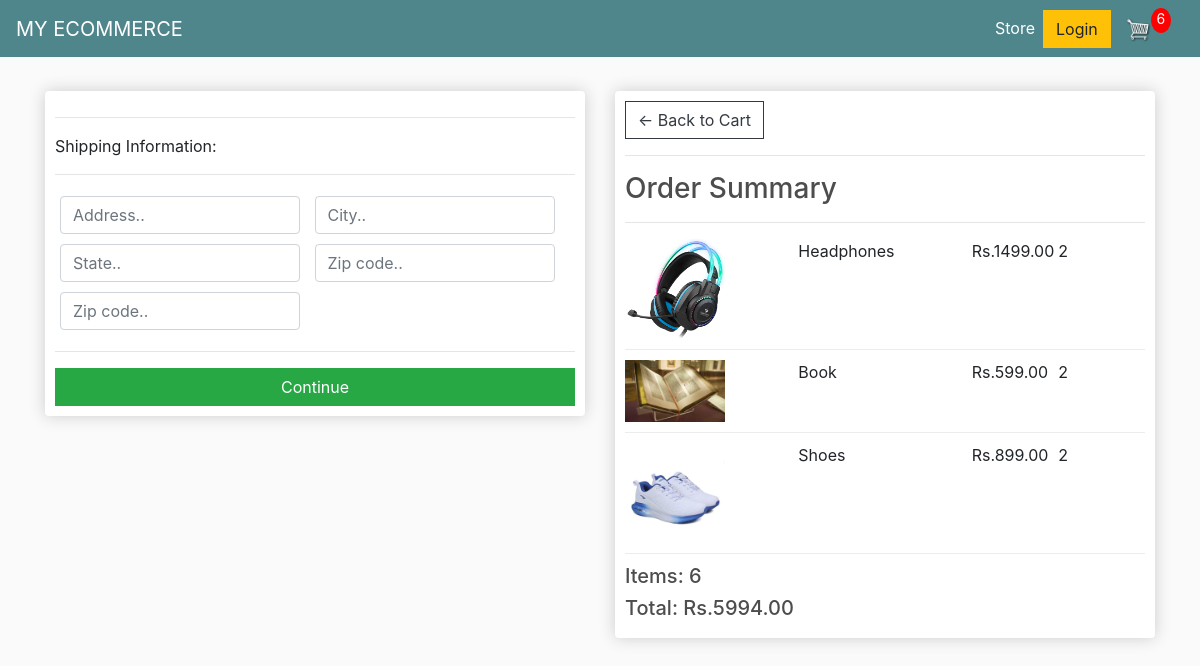
The app's page /checkout/ (signed in) with its own data.
### store/models.py (models this page shows, shortened)
class OrderItem(models.Model):
    product = models.ForeignKey(Product, on_delete=models.CASCADE, null=True)
    order = models.ForeignKey(Order, on_delete=models.SET_NULL, blank=True, null=True)
    quantity = models.IntegerField(default=0, null=True, blank=False)
    date_added = models.DateTimeField(auto_now_add=True)
    @property
    def get_total(self):
        total = self.product.price * self.quantity
        return total

class Product(models.Model):
    name = models.CharField(max_length=200, null=True)
    price = models.DecimalField(max_digits=7, decimal_places=2)
    digital = models.BooleanField(default=False, null=True, blank=False)
    image = models.ImageField(null=True, blank=False)
    @property
    def imageURL(self):
        try:
            url = self.image.url
        except:
            url = ''
        return url

class Order(models.Model):
    customer = models.ForeignKey(Customer, on_delete=models.SET_NULL, blank=True, null=True)
    date_orderd = models.DateTimeField(auto_now_add=True)
    complete = models.BooleanField(default=False, null=True, blank=False)
    transaction_id = models.CharField(max_length=200, null=True)
    @property
    def shipping(self):
        shipping = False
        orderitems = self.orderitem_set.all()
        for i in orderitems:
            if i.product.digital == False:
                shipping = True
        return shipping
    @property
    def get_cart_total(self):
        orderitems = self.orderitem_set.all()
        total = sum([item.get_total for item in orderitems])
        return total
    @property
    def get_cart_items(self):
        orderitems = self.orderitem_set.all()
        total = sum([item.quantity for item in orderitems])
        return total

### store/views.py (the view)
# urls.py: path('checkout/', views.checkout, name="checkout"),
def checkout(request):
	if request.user.is_authenticated:
		customer = request.user.customer
		order, created = Order.objects.get_or_create(customer=customer, complete=False)
		items = order.orderitem_set.all()
		cartItems = order.get_cart_items
	else:
		cookieData = cookieCart(request)
		cartItems = cookieData['cartItems']
		order = cookieData['order']
		items = cookieData['items']
	context = {'items':items, 'order':order, 'cartItems':cartItems}
	return render(request, 'store/checkout.html', context)

### store/templates/store/checkout.html (shortened to what this page needs)
{% extends 'store/main.html' %}
{% load static %}
{% block content %}
     <div class="row">
		<div class="col-lg-6">
			<div class="box-element" id="form-wrapper">
				<form id="form">
					<div id="shipping-info">
						<hr>
						<p>Shipping Information:</p>
						<hr>
						<div class="form-field">
							<input class="form-control" type="text" name="address" placeholder="Address..">
						</div>
						<div class="form-field">
							<input class="form-control" type="text" name="city" placeholder="City..">
						</div>
						<div class="form-field">
							<input class="form-control" type="text" name="state" placeholder="State..">
						</div>
						<div class="form-field">
							<input class="form-control" type="text" name="zipcode" placeholder="Zip code..">
						</div>
						<div class="form-field">
							<input class="form-control" type="text" name="country" placeholder="Zip code..">
						</div>
					</div>
					<hr>
					<input id="form-button" class="btn btn-success btn-block" type="submit" value="Continue">
				</form>
			</div>
			<br>
		</div>
		<div class="col-lg-6">
			<div class="box-element">
				<a  class="btn btn-outline-dark" href="{% url 'cart' %}">&#x2190; Back to Cart</a>
				<hr>
				<h3>Order Summary</h3>
				<hr>
				{% for item in items %}
				<div class="cart-row">
					<div style="flex:2"><img class="row-image" src="{{item.product.imageURL}}"></div>
					<div style="flex:2"><p>{{item.product.name}}</p></div>
					<div style="flex:1"><p>Rs.{{item.product.price|floatformat:2}}</p></div>
					<div style="flex:1"><p>{{item.quantity}}</p></div>
				</div>
				{% endfor %}
				<h5>Items:   {{order.get_cart_items}}</h5>
				<h5>Total:   Rs.{{order.get_cart_total|floatformat:2}}</h5>
			</div>
		</div>
	</div>
{% endblock content %}

### static/css/main.css (style rules this page uses)
body { background-color: hsl(0, 0%, 98%); }
h1,h2,h3,h4,h5,h6 { color:hsl(0, 0%, 30%); }
.box-element { box-shadow:hsl(0, 0%, 80%) 0 0 16px; background-color: #fff; border-radius: 4px; padding: 10px; }
.col-lg-4, .col-lg-6, .col-lg-8, .col-lg-12 { margin-top: 10px; }
.btn { border-radius: 0; }
.row-image { width: 100px; }
.form-field { width:250px; display: inline-block; padding: 5px; }
.cart-row { display: flex; align-items: flex-stretch; padding-bottom: 10px; margin-bottom: 10px; border-bottom: 1px solid #ececec; }

### records on screen
OrderItem: product.imageURL (picture), product.name "Headphones", product.price "1499.00", quantity "2"
OrderItem: product.imageURL (picture), product.name "Book", product.price "599.00", quantity "2"
OrderItem: product.imageURL (picture), product.name "Shoes", product.price "899.00", quantity "2"
Order: get_cart_items "6", get_cart_total "5994.00"

### other values on screen
{{ cartItems }} "6"
